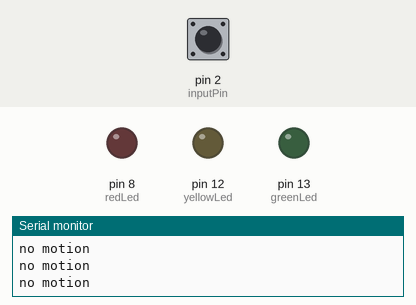
This sketch was run on a simulated Arduino Uno, built with avr-gcc and run on an emulated ATmega328P. Parts: output pins drawn as LEDs (lit = HIGH), the last lines printed to the serial monitor. Dashed ring = blinking. The inputs (shaded band) are chosen by the test bench; at power-on: pin 2 (inputPin) LOW.

Above: at 1.2 s.
1.3 s: pin 2 (inputPin) driven HIGH
At 2.5 s:
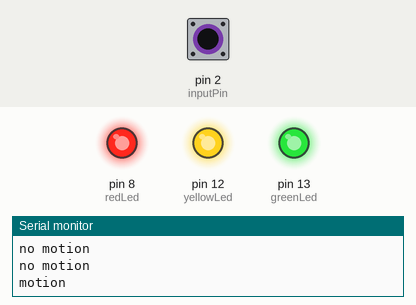
2.8 s: pin 2 (inputPin) driven LOW
At 3.4 s:
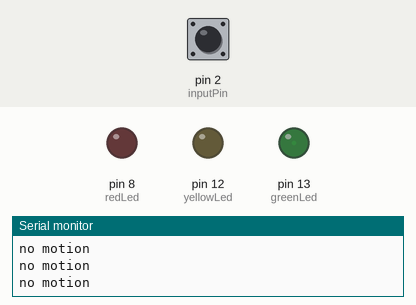
4.3 s: pin 2 (inputPin) pulsed HIGH 2 times (0.12 s each, 0.3 s apart)
At 4.58 s:
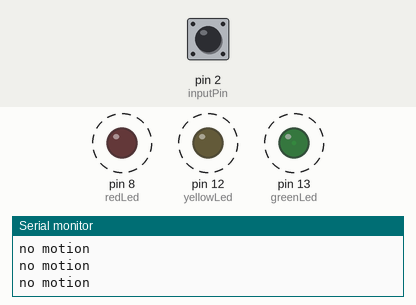
7.9 s: pin 2 (inputPin) pulsed HIGH 2 times (0.12 s each, 0.3 s apart)
At 9.6 s:
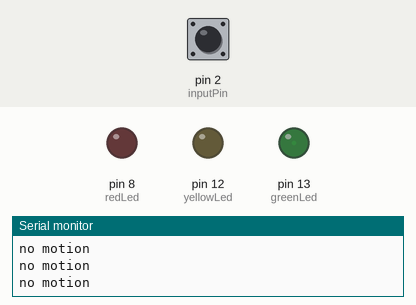
Timing chart, 0 to 11.1 s (numbered marks = the images above; inputs shaded):
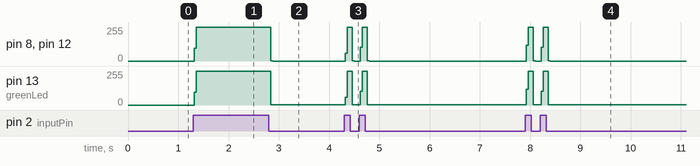

Measured:
- after the input at 1.3 s, pin 8 (redLed), pin 12 (yellowLed), pin 13 (greenLed): 0/255 → 255/255 at once
- after the input at 2.8 s, pin 8 (redLed), pin 12 (yellowLed): 255/255 → 0/255 at once; pin 13 (greenLed): 255/255 → 1/255 at once
- after the input at 4.3 s, pin 8 (redLed), pin 12 (yellowLed): alternates 255/255 for 0.14 s and 0/255 for 0.16 s, 4 changes in all, then stays 0/255, starting at once; pin 13 (greenLed): alternates 255/255 for 0.14 s and 1/255 for 0.16 s, 4 changes in all, then stays 1/255, starting at once
- after the input at 7.9 s, pin 8 (redLed), pin 12 (yellowLed): alternates 255/255 for 0.14 s and 0/255 for 0.16 s, 4 changes in all, then stays 0/255, starting at once; pin 13 (greenLed): alternates 255/255 for 0.14 s and 1/255 for 0.16 s, 4 changes in all, then stays 1/255, starting at once

The sketch:

PIR.ino
```cpp
int greenLed = 13;
int yellowLed = 12;
int redLed = 8;
int inputPin = 2;
int pirState = LOW;
int val = 0;

void setup() {
  // put your setup code here, to run once:
pinMode(redLed, OUTPUT);
pinMode(yellowLed, OUTPUT);
pinMode(greenLed, OUTPUT);
pinMode(inputPin,INPUT);

Serial.begin(9600);
}

void loop() {
  // put your main code here, to run repeatedly:
        digitalWrite(redLed    ,HIGH);
       digitalWrite(yellowLed,HIGH);
        digitalWrite(greenLed,HIGH);
  val = digitalRead(inputPin);
    if (val==HIGH){
      digitalWrite(redLed    ,HIGH);
       digitalWrite(yellowLed,HIGH);
        digitalWrite(greenLed,HIGH);
      if(pirState == LOW){
        Serial.println("motion");
        pirState = HIGH;
      }
    } else {
         analogWrite(redLed,LOW);
       analogWrite(yellowLed,LOW);
        analogWrite(greenLed,LOW);
      Serial.println("no motion");
      pirState = LOW;
      }
}
```
